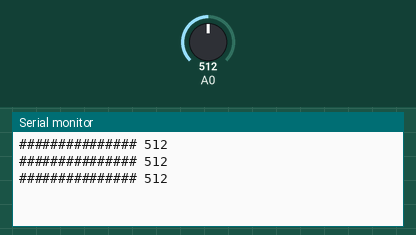
Recording of a sketch running on a simulated Arduino Uno, built with avr-gcc and run on an emulated ATmega328P. Shown: the last lines printed to the serial monitor. Inputs (shaded band) come from the test bench; at power-on: A0 = 512.

Above: at 1.2 s.
1.3 s: A0 set to 716
At 1.86 s:
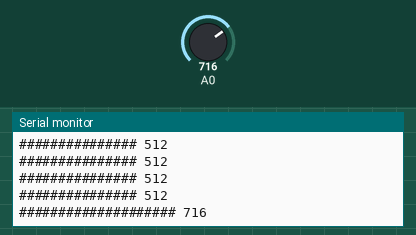
3.5 s: A0 set to 900
At 3.86 s:
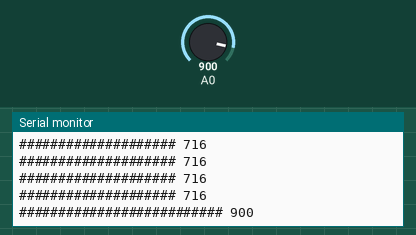
5.5 s: A0 set to 1023
At 5.86 s:
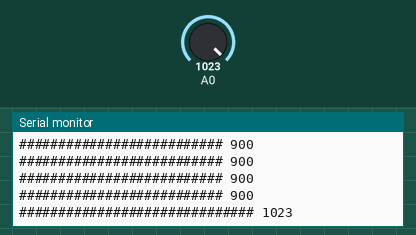
7.5 s: A0 set to 511
At 7.87 s:
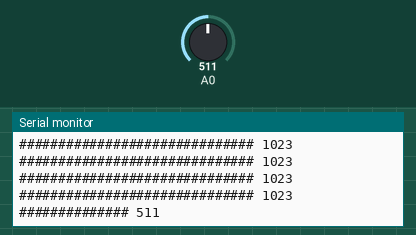
9.5 s: A0 set to 306
At 9.87 s:
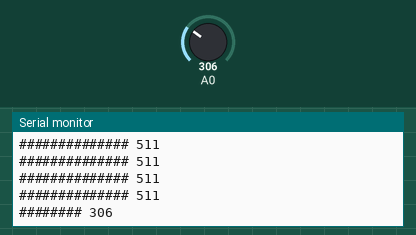
11.5 s: A0 set to 122
At 11.87 s:
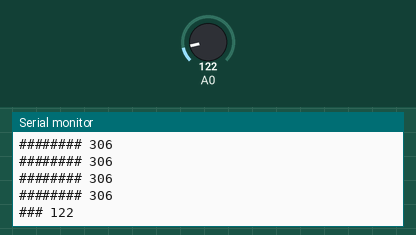

The sketch:

Projeto_162_Barra_textual_de_luz_na_Serial.ino
```cpp
// Projeto 162 - Barra textual de luz na Serial
// Arduino Uno | Arduino Neon Lab

void setup(){Serial.begin(9600);}
void loop(){
 int v=analogRead(A0),barras=map(v,0,1023,0,30);
 for(int i=0;i<barras;i++)Serial.print('#');
 Serial.print(" ");Serial.println(v);delay(400);
}
```

Measured:
- after the input at 1.3 s, the serial monitor: prints a new line after 0.30 s (image 1)
- after the input at 3.5 s, the serial monitor: prints a new line after 0.10 s (image 2)
- after the input at 5.5 s, the serial monitor: prints a new line after 0.11 s (image 3)
- after the input at 7.5 s, the serial monitor: prints a new line after 0.11 s (image 4)
- after the input at 9.5 s, the serial monitor: prints a new line after 0.11 s (image 5)
- after the input at 11.5 s, the serial monitor: prints a new line after 0.12 s (image 6)
